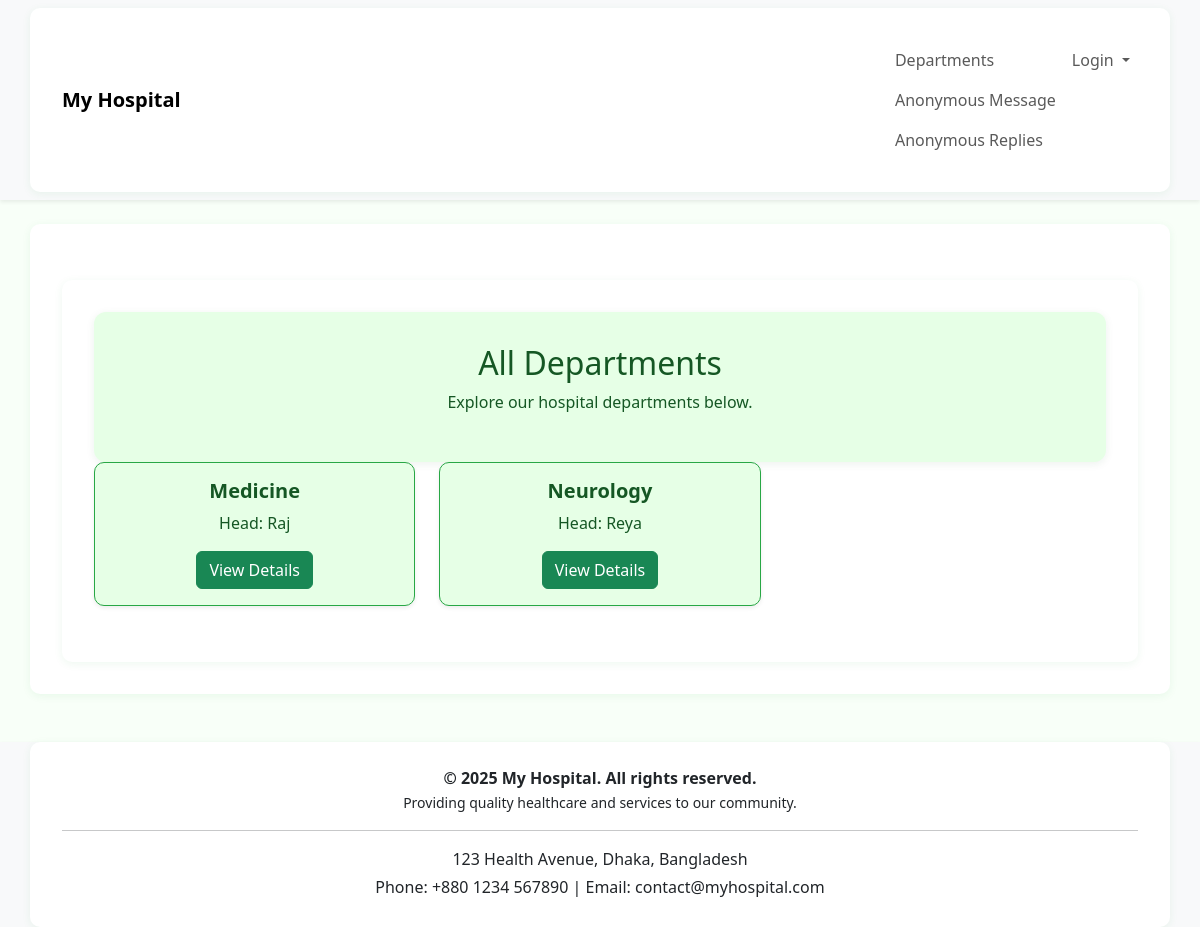
The app's page /doctors/departments/, older data.
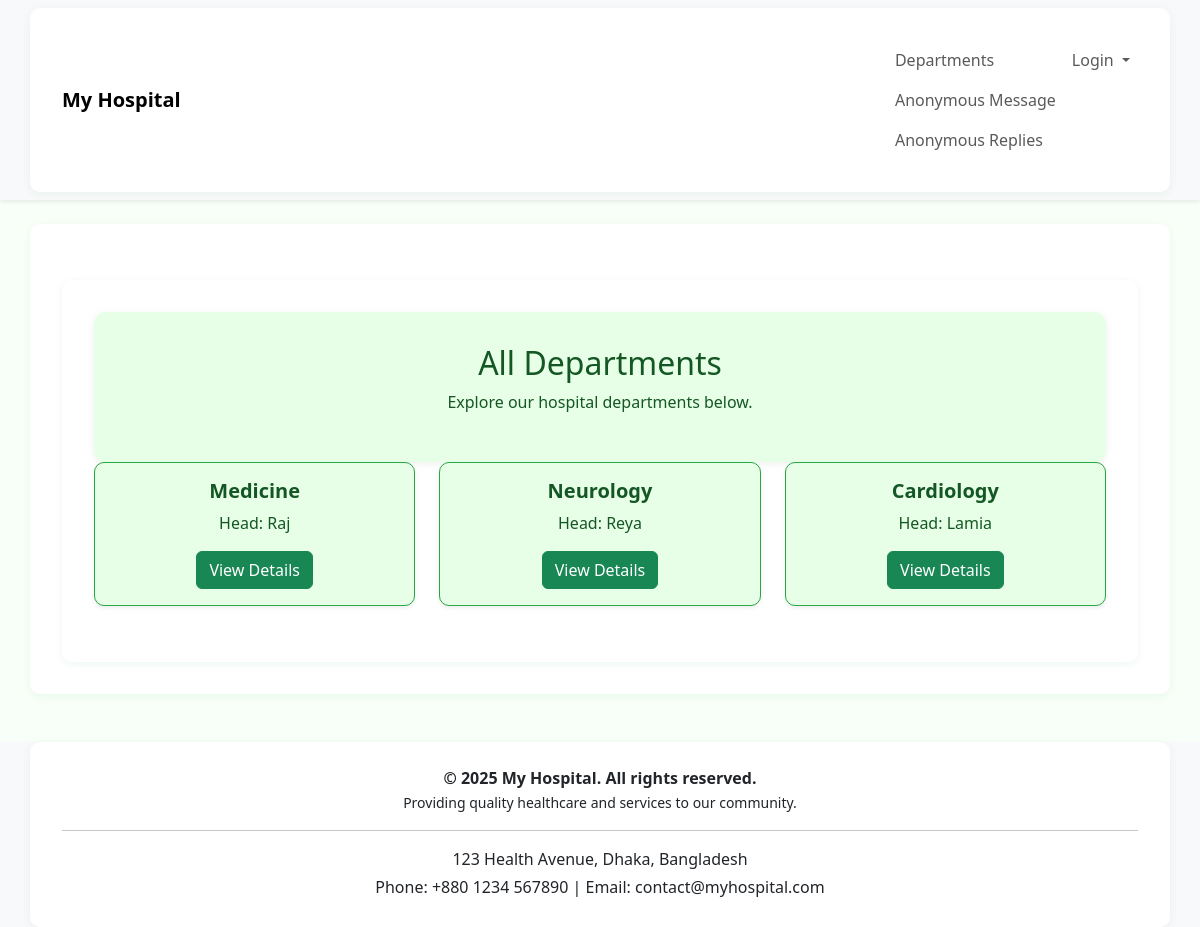
The same page, newer data.
### doctors/models.py (models this page shows, shortened)
class department(models.Model):
    name = models.CharField(max_length=100)
    head = models.CharField(max_length=100)

### doctors/views.py (the view)
# urls.py: path('departments/', views.department_list, name='department_list'),
def department_list(request):
    departments = department.objects.all()
    return render(request, 'department_list.html', {'departments': departments})

### templates/department_list.html (shortened to what this page needs)
{% extends 'base.html' %}
{% load static %}
{% block content %}
<link rel="stylesheet" href="{% static 'department.css' %}">
<div class="container mt-4">
    <div class="jumbotron text-center">
        <h2>All Departments</h2>
        <p>Explore our hospital departments below.</p>
    </div>
    <div class="row">
        {% for dept in departments %}
        <div class="col-md-4 mb-4">
            <div class="card shadow-sm h-100">
                <div class="card-body text-center">
                    <h5 class="card-title">{{ dept.name }}</h5>
                    <p class="card-text">Head: {{ dept.head }}</p>
                   <a href="{% url 'department_detail' dept.id %}" class="btn btn-success">View Details</a>
                </div>
            </div>
        </div>
        {% endfor %}
    </div>
</div>
{% endblock %}

Row changes from the older to the newer data that the page shows:
added department: name "Cardiology", head "Lamia"
